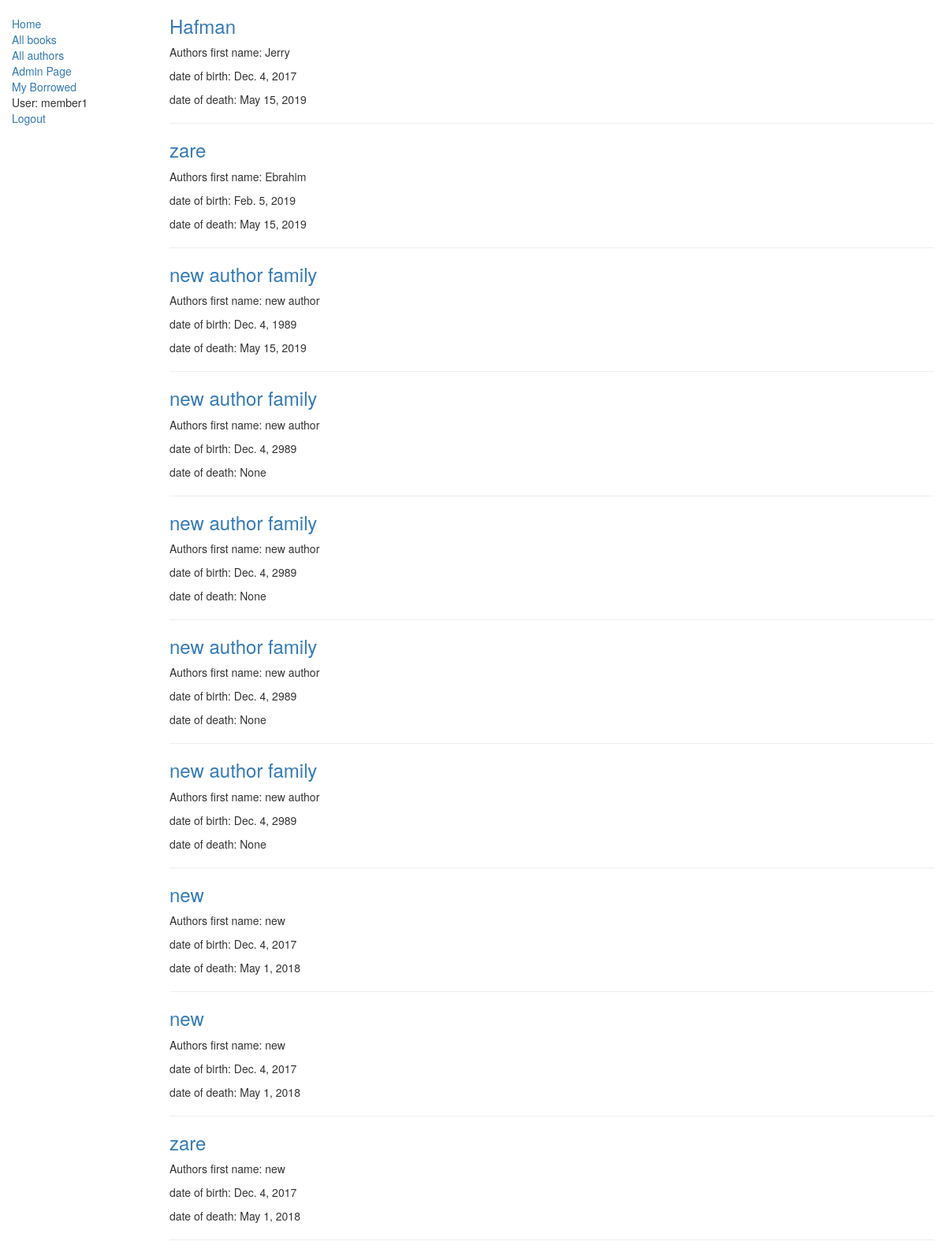
Screenshot of /catalog/authors/ (signed in) with the database file from the repository.
### catalog/models.py (models this page shows, shortened)
class Author(models.Model):
    first_name = models.CharField(max_length=100)
    last_name = models.CharField(max_length=100)
    date_of_birth = models.DateField(null=True, blank=True)
    date_of_death = models.DateField('Died', null=True, blank=True)

### catalog/views.py (the view)
class AuthorListView(generic.ListView):
    model = models.Author
    template_name = 'catalog/author_list.html'

### catalog/templates/catalog/author_list.html
{% extends "catalog/base_generic.html" %}
{% block content %}
  {% for author in author_list%}
    <h3><a href="{% url 'catalog:author_detail' author.id  %}"> {{ author.last_name }} </a></h3>
    <p> Authors first name: {{ author.first_name }}</p>
    <p> date of birth: {{ author.date_of_birth }}</p>
    <p> date of death: {{ author.date_of_death }} </p>
    <hr>
  {% endfor %}
{% endblock %}

### catalog/templates/catalog/base_generic.html (shortened to what this page needs)
<!DOCTYPE html>
<html lang="en">
<head>
  <link rel="stylesheet" href="https://maxcdn.bootstrapcdn.com/bootstrap/3.3.7/css/bootstrap.min.css">
  {% load static %}
  <link rel="stylesheet" href="{% static 'catalog/styles.css' %}">
</head>
<body>
  <div class="container-fluid">
    <div class="row">
      <div class="col-sm-2">
      {% block sidebar %}
      <ul class="sidebar-nav">
        <li><a href="{% url 'catalog:index' %}">Home</a></li>
        <li><a href="{% url 'catalog:books' %}">All books</a></li>
        <li><a href="{% url 'catalog:authors'%}">All authors</a></li>
        <li><a href="/admin/"> Admin Page </a></li>
        <li><a href="{% url 'catalog:my-borrowed' %}">My Borrowed</a></li>
        {% if user.is_authenticated %}
              <li>User: {{ user.get_username }}</li>
              <li><a href="{% url 'logout'%}?next={{request.path}}">Logout</a></li>
        {% else %}
              <li><a href="{% url 'login'%}?next={{request.path}}">Login</a></li>
        {% endif %}
      </ul>
     {% endblock %}
      </div>
      <div class="col-sm-10 ">
      {% block content %}{% endblock %}
      </div>
    </div>
  </div>
</body>
</html>

### catalog/static/catalog/styles.css (style rules this page uses)
.sidebar-nav { margin-top: 20px; padding: 0; list-style: none; }

### rows the page displays
Author: last_name "Hafman", first_name "Jerry", date_of_birth "Dec. 4, 2017", date_of_death "May 15, 2019"
Author: last_name "zare", first_name "Ebrahim", date_of_birth "Feb. 5, 2019", date_of_death "May 15, 2019"
Author: last_name "new author family", first_name "new author", date_of_birth "Dec. 4, 1989", date_of_death "May 15, 2019"
Author: last_name "new author family", first_name "new author", date_of_birth "Dec. 4, 2989", date_of_death "None"
Author: last_name "new author family", first_name "new author", date_of_birth "Dec. 4, 2989", date_of_death "None"
Author: last_name "new author family", first_name "new author", date_of_birth "Dec. 4, 2989", date_of_death "None"
Author: last_name "new author family", first_name "new author", date_of_birth "Dec. 4, 2989", date_of_death "None"
Author: last_name "new", first_name "new", date_of_birth "Dec. 4, 2017", date_of_death "May 1, 2018"
Author: last_name "new", first_name "new", date_of_birth "Dec. 4, 2017", date_of_death "May 1, 2018"
Author: last_name "zare", first_name "new", date_of_birth "Dec. 4, 2017", date_of_death "May 1, 2018"

### other values shown
{{ user.get_username }} "member1"
